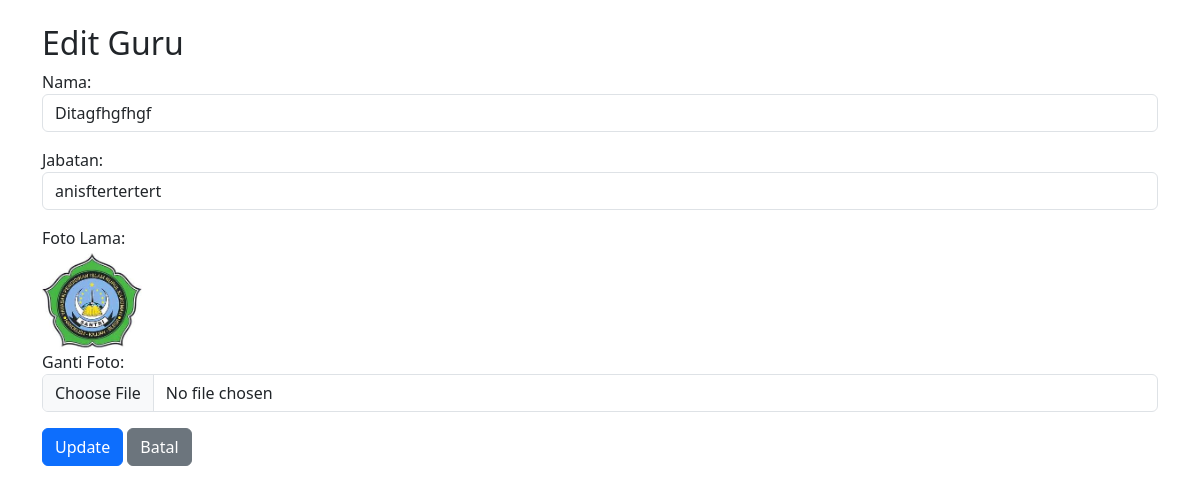
The app's page /admin/guru/edit.php?id=9 with its own data.
### tables this page shows
CREATE TABLE `guru` (
  `guru_id` int(11) NOT NULL,
  `nama` varchar(255) NOT NULL,
  `jabatan` varchar(100) NOT NULL,
  `foto` varchar(255) NOT NULL,
  `admin_id` int(11) DEFAULT NULL
);

### admin/guru/edit.php (the view, shortened to what this page needs)
<?php
include '../../koneksi.php';
$id = $_GET['id'];
$result = $conn->query("SELECT * FROM guru WHERE guru_id = $id");
$data = $result->fetch_assoc();
?>
<!DOCTYPE html>
<html lang="id">
<head>
    <link href="https://cdn.jsdelivr.net/npm/bootstrap@5.3.3/dist/css/bootstrap.min.css" rel="stylesheet">
</head>
<body class="container mt-4">
    <h2>Edit Guru</h2>
    <form action="" method="post" enctype="multipart/form-data">
        <div class="mb-3">
            <label>Nama:</label>
            <input type="text" name="nama" class="form-control" value="<?= $data['nama']; ?>" required>
        </div>
        <div class="mb-3">
            <label>Jabatan:</label>
            <input type="text" name="jabatan" class="form-control" value="<?= $data['jabatan']; ?>" required>
        </div>
        <div class="mb-3">
            <label>Foto Lama:</label><br>
            <img src="upload/<?= $data['foto']; ?>" width="100"><br>
            <label>Ganti Foto:</label>
            <input type="file" name="foto" class="form-control">
        </div>
        <button type="submit" class="btn btn-primary">Update</button>
        <a href="../../admin/guru/guru.php" class="btn btn-secondary">Batal</a>
    </form>
</body>
</html>

### records on screen
guru: nama "Ditagfhgfhgf", jabatan "anisftertertert", foto (picture)
